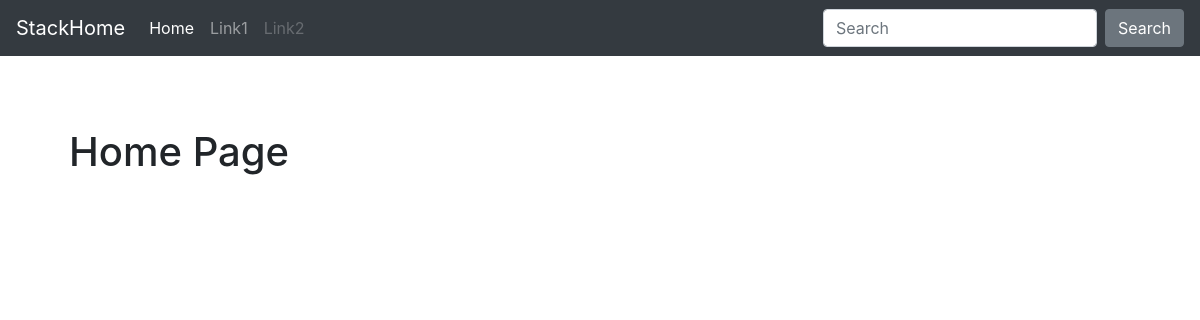
Before: / with the older database file.
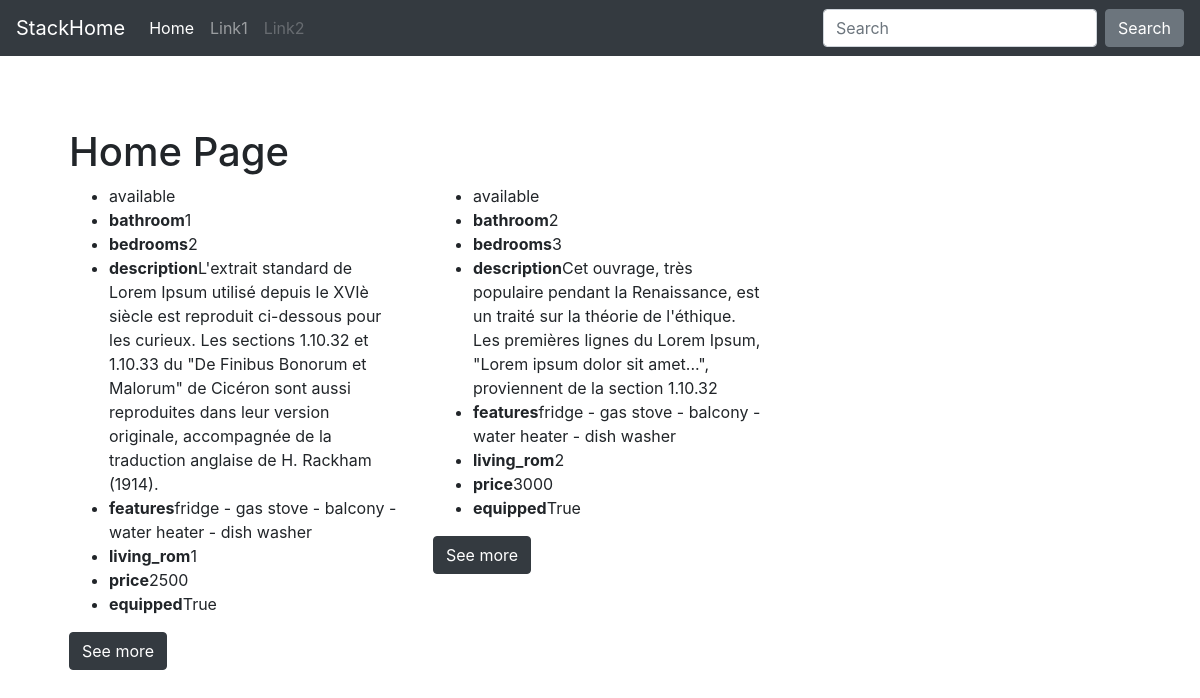
After: the same page with the newer database file.
### stackhome/models.py (models this page shows)
class Apartment(models.Model):
    NUMBERS = (
        (0, 'zero'),
        (1, 'one'),
        (2, 'two'),
        (3, 'three'),
        (4, 'four'),
    )
    address = models.CharField(max_length=1000, default="null")
    equipped = models.BooleanField(default=False)
    bedrooms = models.IntegerField(choices=NUMBERS)
    living_rom = models.IntegerField(choices=NUMBERS)
    bathroom = models.IntegerField(choices=NUMBERS, default=1)
    price = models.PositiveSmallIntegerField(default=0)
    features = models.CharField(max_length=1000)  # fridge gas_stove balcony water_heater dish_washer washing_machine
    description = models.CharField(max_length=1000)
    available = models.BooleanField(default=True)

### stackhome/views.py (the view)
# urls.py: path('', views.IndexView.as_view(), name='home'),
class IndexView(generic.ListView):
    template_name = 'stackhome/index.html'
    context_object_name = 'apartments'
    def get_queryset(self):
        return Apartment.objects.all()

### stackhome/templates/stackhome/index.html (shortened to what this page needs)
{% extends 'stackhome/base.html' %}
{% block container %}
    <div class="starter-template">
        <h1>Home Page</h1>
    <div class="row">
        {% for apartment in apartments %}
            <div class="col-md-4">
                <ul>
                    <li>{% if apartment.available %}
                        available
                        {% else %}
                        Not Available
                        {% endif %}
                    </li>
                    <li><b>bathroom</b>{{ apartment.bathroom }}</li>
                    <li><b>bedrooms</b>{{ apartment.bedrooms }}</li>
                    <li><b>description</b>{{ apartment.description }}</li>
                    <li><b>features</b>{{ apartment.features }}</li>
                    <li><b>living_rom</b>{{ apartment.living_rom }}</li>
                    <li><b>price</b>{{ apartment.price }}</li>
                    <li><b>equipped</b>{{ apartment.equipped }}</li>
                </ul>
                <a class="btn btn-dark" href="{% url 'stackhome:detail' apartment.id %}">See more</a>
            </div>
        {% endfor %}
    </div>
    </div>
{% endblock %}

### stackhome/templates/stackhome/base.html (shortened to what this page needs)
<!doctype html>
<html lang="en">
  <head>
      {% load staticfiles %}
<link href="{% static 'stackhome/bootstrap/css/bootstrap.min.css' %}" rel="stylesheet">
    <link href="{% static 'stackhome/css/starter-template.css' %}" rel="stylesheet" type="text/css">
  </head>
  <body>
    <nav class="navbar navbar-expand-md navbar-dark bg-dark fixed-top">
      <a class="navbar-brand" href="{% url 'home' %}">StackHome</a>
      <div class="collapse navbar-collapse" id="navbarsExampleDefault">
        <ul class="navbar-nav mr-auto">
          <li class="nav-item active">
            <a class="nav-link" href="#">Home <span class="sr-only">(current)</span></a>
          </li>
          <li class="nav-item">
            <a class="nav-link" href="#">Link1</a>
          </li>
          <li class="nav-item">
            <a class="nav-link disabled" href="#" tabindex="-1" aria-disabled="true">Link2</a>
          </li>
        </ul>
        <form class="form-inline my-2 my-lg-0">
          <input class="form-control mr-sm-2" type="text" placeholder="Search" aria-label="Search">
          <button class="btn btn-secondary my-2 my-sm-0" type="submit">Search</button>
        </form>
      </div>
</nav>
<main role="main" class="container">
    {% block container %}
    {% endblock %}
</main>
</body>
</html>

### stackhome/static/stackhome/css/starter-template.css (style rules this page uses)
body { padding-top: 5rem; }
.starter-template { padding: 3rem 1.5rem; #text-align: center; }

Changed rows visible on the page:
added Apartment: available "available", bathroom "1", bedrooms "2", description "L'extrait standard de Lorem Ipsum utilisé depuis le XVIè siècle est reproduit ci-dessous pour les curieux. Les sections 1.10.32 et 1.10.33 du \"De Finibus Bonorum et Malorum\" de Cicéron sont aussi reproduites dans leur version originale, accompagnée de la traduction anglaise de H. Rackham (1914).", features "fridge - gas stove - balcony - water heater - dish washer", living_rom "1", price "2500", equipped "True"
added Apartment: available "available", bathroom "2", bedrooms "3", description "Cet ouvrage, très populaire pendant la Renaissance, est un traité sur la théorie de l'éthique. Les premières lignes du Lorem Ipsum, \"Lorem ipsum dolor sit amet...\", proviennent de la section 1.10.32", features "fridge - gas stove - balcony - water heater - dish washer", living_rom "2", price "3000", equipped "True"
